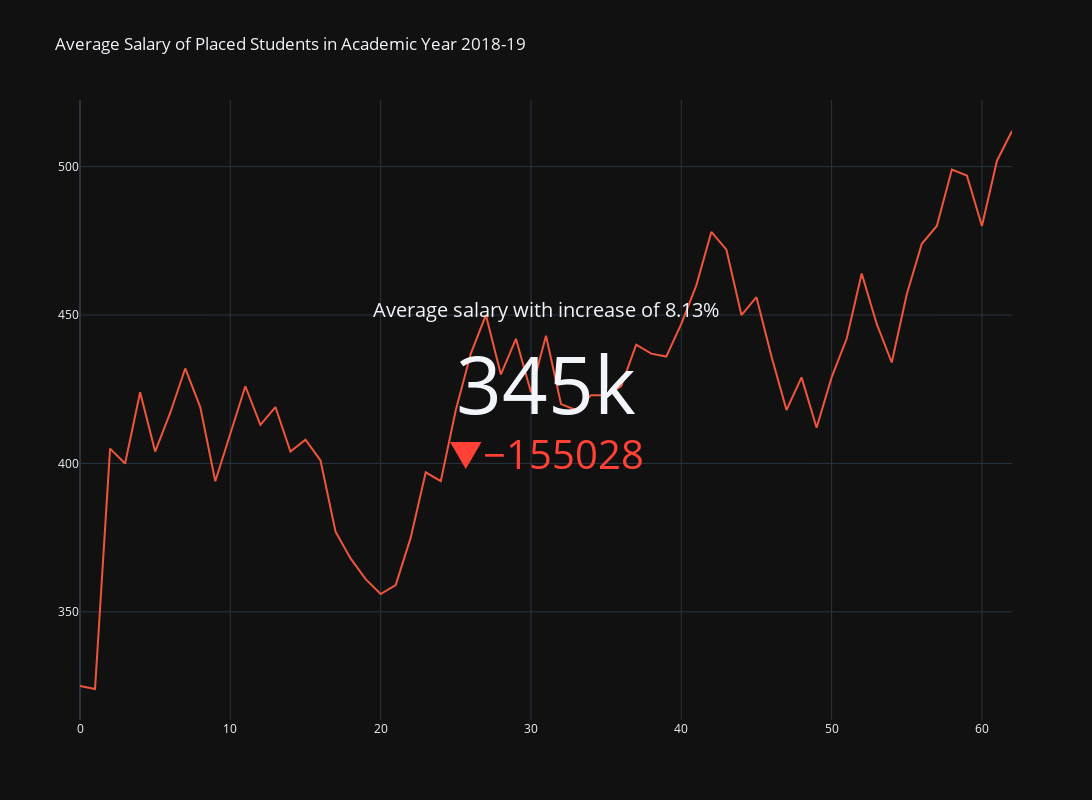

Notebook code cell kept with this figure:
### Markdown cell above
# Average Salary of Placed Students in Academic Year 2018-19

### Code cell
import plotly.graph_objects as go

fig = go.Figure(go.Indicator(
    mode = "number+delta",
    value = 344972.00,
    delta = {"reference": 500000, "valueformat": ".0f"},
    title = {"text": "Average salary with increase of 8.13%"},
    domain = {'y': [0, 1], 'x': [0.25, 0.75]}))

fig.add_trace(go.Scatter(
    y = [325, 324, 405, 400, 424, 404, 417, 432, 419, 394, 410, 426, 413, 419, 404, 408, 401, 377, 368, 361, 356, 359, 375, 397, 394, 418, 437, 450, 430, 442, 424, 443, 420, 418, 423, 423, 426, 440, 437, 436, 447, 460, 478, 472, 450, 456, 436, 418, 429, 412, 429, 442, 464, 447, 434, 457, 474, 480, 499, 497, 480, 502, 512, 492]))

fig.update_layout(xaxis = {'range': [0, 62]},template="plotly_dark",title="Average Salary of Placed Students in Academic Year 2018-19",height=800,width=1200)

fig.show()

### Figure 1 — Plotly figure (JSON) as saved in the notebook; plotly's stock layout.template omitted (floating-point values rounded to 4 significant figures)
{"data": [{"delta": {"reference": 500000, "valueformat": ".0f"}, "domain": {"x": [0.25, 0.75], "y": [0, 1]}, "mode": "number+delta", "title": {"text": "Average salary with increase of 8.13%"}, "type": "indicator", "value": 344972}, {"type": "scatter", "y": [325, 324, 405, 400, 424, 404, 417, 432, 419, 394, 410, 426, 413, 419, 404, 408, 401, 377, 368, 361, 356, 359, 375, 397, 394, 418, 437, 450, 430, 442, 424, 443, 420, 418, 423, 423, 426, 440, 437, 436, 447, 460, 478, 472, 450, 456, 436, 418, 429, 412, 429, 442, 464, 447, 434, 457, 474, 480, 499, 497, 480, 502, 512, 492]}], "layout": {"height": 800, "title": {"text": "Average Salary of Placed Students in Academic Year 2018-19"}, "width": 1200, "xaxis": {"range": [0, 62]}}}
